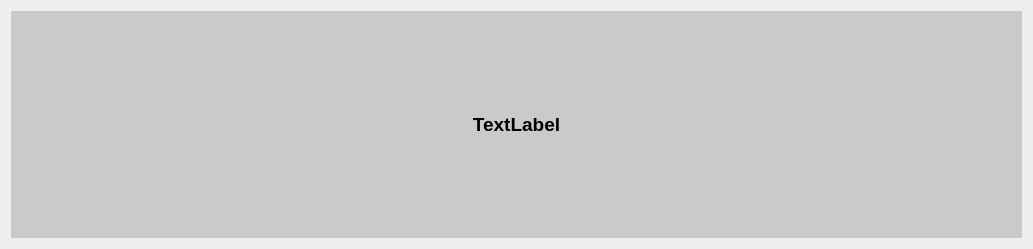
<?xml version="1.0" encoding="UTF-8"?>
<ui version="4.0">
 <class>Form</class>
 <widget class="QWidget" name="Form">
  <property name="geometry">
   <rect>
    <x>0</x>
    <y>0</y>
    <width>1033</width>
    <height>249</height>
   </rect>
  </property>
  <property name="windowTitle">
   <string>Form</string>
  </property>
  <layout class="QVBoxLayout" name="verticalLayout">
   <item>
    <widget class="QLabel" name="label">
     <property name="minimumSize">
      <size>
       <width>0</width>
       <height>80</height>
      </size>
     </property>
     <property name="palette">
      <palette>
       <active>
        <colorrole role="WindowText">
         <brush brushstyle="SolidPattern">
          <color alpha="255">
           <red>0</red>
           <green>0</green>
           <blue>0</blue>
          </color>
         </brush>
        </colorrole>
        <colorrole role="Button">
         <brush brushstyle="SolidPattern">
          <color alpha="255">
           <red>202</red>
           <green>202</green>
           <blue>202</blue>
          </color>
         </brush>
        </colorrole>
        <colorrole role="Light">
         <brush brushstyle="SolidPattern">
          <color alpha="255">
           <red>255</red>
           <green>255</green>
           <blue>255</blue>
          </color>
         </brush>
        </colorrole>
        <colorrole role="Midlight">
         <brush brushstyle="SolidPattern">
          <color alpha="255">
           <red>228</red>
           <green>228</green>
           <blue>228</blue>
          </color>
         </brush>
        </colorrole>
        <colorrole role="Dark">
         <brush brushstyle="SolidPattern">
          <color alpha="255">
           <red>101</red>
           <green>101</green>
           <blue>101</blue>
          </color>
         </brush>
        </colorrole>
        <colorrole role="Mid">
         <brush brushstyle="SolidPattern">
          <color alpha="255">
           <red>135</red>
           <green>135</green>
           <blue>135</blue>
          </color>
         </brush>
        </colorrole>
        <colorrole role="Text">
         <brush brushstyle="SolidPattern">
          <color alpha="255">
           <red>0</red>
           <green>0</green>
           <blue>0</blue>
          </color>
         </brush>
        </colorrole>
        <colorrole role="BrightText">
         <brush brushstyle="SolidPattern">
          <color alpha="255">
           <red>255</red>
           <green>255</green>
           <blue>255</blue>
          </color>
         </brush>
        </colorrole>
        <colorrole role="ButtonText">
         <brush brushstyle="SolidPattern">
          <color alpha="255">
           <red>0</red>
           <green>0</green>
           <blue>0</blue>
          </color>
         </brush>
        </colorrole>
        <colorrole role="Base">
         <brush brushstyle="SolidPattern">
          <color alpha="255">
           <red>255</red>
           <green>255</green>
           <blue>255</blue>
          </color>
         </brush>
        </colorrole>
        <colorrole role="Window">
         <brush brushstyle="SolidPattern">
          <color alpha="255">
           <red>202</red>
           <green>202</green>
           <blue>202</blue>
          </color>
         </brush>
        </colorrole>
        <colorrole role="Shadow">
         <brush brushstyle="SolidPattern">
          <color alpha="255">
           <red>0</red>
           <green>0</green>
           <blue>0</blue>
          </color>
         </brush>
        </colorrole>
        <colorrole role="AlternateBase">
         <brush brushstyle="SolidPattern">
          <color alpha="255">
           <red>228</red>
           <green>228</green>
           <blue>228</blue>
          </color>
         </brush>
        </colorrole>
        <colorrole role="ToolTipBase">
         <brush brushstyle="SolidPattern">
          <color alpha="255">
           <red>255</red>
           <green>255</green>
           <blue>220</blue>
          </color>
         </brush>
        </colorrole>
        <colorrole role="ToolTipText">
         <brush brushstyle="SolidPattern">
          <color alpha="255">
           <red>0</red>
           <green>0</green>
           <blue>0</blue>
          </color>
         </brush>
        </colorrole>
        <colorrole role="PlaceholderText">
         <brush brushstyle="SolidPattern">
          <color alpha="128">
           <red>0</red>
           <green>0</green>
           <blue>0</blue>
          </color>
         </brush>
        </colorrole>
       </active>
       <inactive>
        <colorrole role="WindowText">
         <brush brushstyle="SolidPattern">
          <color alpha="255">
           <red>0</red>
           <green>0</green>
           <blue>0</blue>
          </color>
         </brush>
        </colorrole>
        <colorrole role="Button">
         <brush brushstyle="SolidPattern">
          <color alpha="255">
           <red>202</red>
           <green>202</green>
           <blue>202</blue>
          </color>
         </brush>
        </colorrole>
        <colorrole role="Light">
         <brush brushstyle="SolidPattern">
          <color alpha="255">
           <red>255</red>
           <green>255</green>
           <blue>255</blue>
          </color>
         </brush>
        </colorrole>
        <colorrole role="Midlight">
         <brush brushstyle="SolidPattern">
          <color alpha="255">
           <red>228</red>
           <green>228</green>
           <blue>228</blue>
          </color>
         </brush>
        </colorrole>
        <colorrole role="Dark">
         <brush brushstyle="SolidPattern">
          <color alpha="255">
           <red>101</red>
           <green>101</green>
           <blue>101</blue>
          </color>
         </brush>
        </colorrole>
        <colorrole role="Mid">
         <brush brushstyle="SolidPattern">
          <color alpha="255">
           <red>135</red>
           <green>135</green>
           <blue>135</blue>
          </color>
         </brush>
        </colorrole>
        <colorrole role="Text">
         <brush brushstyle="SolidPattern">
          <color alpha="255">
           <red>0</red>
           <green>0</green>
           <blue>0</blue>
          </color>
         </brush>
        </colorrole>
        <colorrole role="BrightText">
         <brush brushstyle="SolidPattern">
          <color alpha="255">
           <red>255</red>
           <green>255</green>
           <blue>255</blue>
          </color>
         </brush>
        </colorrole>
        <colorrole role="ButtonText">
         <brush brushstyle="SolidPattern">
          <color alpha="255">
           <red>0</red>
           <green>0</green>
           <blue>0</blue>
          </color>
         </brush>
        </colorrole>
        <colorrole role="Base">
         <brush brushstyle="SolidPattern">
          <color alpha="255">
           <red>255</red>
           <green>255</green>
           <blue>255</blue>
          </color>
         </brush>
        </colorrole>
        <colorrole role="Window">
         <brush brushstyle="SolidPattern">
          <color alpha="255">
           <red>202</red>
           <green>202</green>
           <blue>202</blue>
          </color>
         </brush>
        </colorrole>
        <colorrole role="Shadow">
         <brush brushstyle="SolidPattern">
          <color alpha="255">
           <red>0</red>
           <green>0</green>
           <blue>0</blue>
          </color>
         </brush>
        </colorrole>
        <colorrole role="AlternateBase">
         <brush brushstyle="SolidPattern">
          <color alpha="255">
           <red>228</red>
           <green>228</green>
           <blue>228</blue>
          </color>
         </brush>
        </colorrole>
        <colorrole role="ToolTipBase">
         <brush brushstyle="SolidPattern">
          <color alpha="255">
           <red>255</red>
           <green>255</green>
           <blue>220</blue>
          </color>
         </brush>
        </colorrole>
        <colorrole role="ToolTipText">
         <brush brushstyle="SolidPattern">
          <color alpha="255">
           <red>0</red>
           <green>0</green>
           <blue>0</blue>
          </color>
         </brush>
        </colorrole>
        <colorrole role="PlaceholderText">
         <brush brushstyle="SolidPattern">
          <color alpha="128">
           <red>0</red>
           <green>0</green>
           <blue>0</blue>
          </color>
         </brush>
        </colorrole>
       </inactive>
       <disabled>
        <colorrole role="WindowText">
         <brush brushstyle="SolidPattern">
          <color alpha="255">
           <red>101</red>
           <green>101</green>
           <blue>101</blue>
          </color>
         </brush>
        </colorrole>
        <colorrole role="Button">
         <brush brushstyle="SolidPattern">
          <color alpha="255">
           <red>202</red>
           <green>202</green>
           <blue>202</blue>
          </color>
         </brush>
        </colorrole>
        <colorrole role="Light">
         <brush brushstyle="SolidPattern">
          <color alpha="255">
           <red>255</red>
           <green>255</green>
           <blue>255</blue>
          </color>
         </brush>
        </colorrole>
        <colorrole role="Midlight">
         <brush brushstyle="SolidPattern">
          <color alpha="255">
           <red>228</red>
           <green>228</green>
           <blue>228</blue>
          </color>
         </brush>
        </colorrole>
        <colorrole role="Dark">
         <brush brushstyle="SolidPattern">
          <color alpha="255">
           <red>101</red>
           <green>101</green>
           <blue>101</blue>
          </color>
         </brush>
        </colorrole>
        <colorrole role="Mid">
         <brush brushstyle="SolidPattern">
          <color alpha="255">
           <red>135</red>
           <green>135</green>
           <blue>135</blue>
          </color>
         </brush>
        </colorrole>
        <colorrole role="Text">
         <brush brushstyle="SolidPattern">
          <color alpha="255">
           <red>101</red>
           <green>101</green>
           <blue>101</blue>
          </color>
         </brush>
        </colorrole>
        <colorrole role="BrightText">
         <brush brushstyle="SolidPattern">
          <color alpha="255">
           <red>255</red>
           <green>255</green>
           <blue>255</blue>
          </color>
         </brush>
        </colorrole>
        <colorrole role="ButtonText">
         <brush brushstyle="SolidPattern">
          <color alpha="255">
           <red>101</red>
           <green>101</green>
           <blue>101</blue>
          </color>
         </brush>
        </colorrole>
        <colorrole role="Base">
         <brush brushstyle="SolidPattern">
          <color alpha="255">
           <red>202</red>
           <green>202</green>
           <blue>202</blue>
          </color>
         </brush>
        </colorrole>
        <colorrole role="Window">
         <brush brushstyle="SolidPattern">
          <color alpha="255">
           <red>202</red>
           <green>202</green>
           <blue>202</blue>
          </color>
         </brush>
        </colorrole>
        <colorrole role="Shadow">
         <brush brushstyle="SolidPattern">
          <color alpha="255">
           <red>0</red>
           <green>0</green>
           <blue>0</blue>
          </color>
         </brush>
        </colorrole>
        <colorrole role="AlternateBase">
         <brush brushstyle="SolidPattern">
          <color alpha="255">
           <red>202</red>
           <green>202</green>
           <blue>202</blue>
          </color>
         </brush>
        </colorrole>
        <colorrole role="ToolTipBase">
         <brush brushstyle="SolidPattern">
          <color alpha="255">
           <red>255</red>
           <green>255</green>
           <blue>220</blue>
          </color>
         </brush>
        </colorrole>
        <colorrole role="ToolTipText">
         <brush brushstyle="SolidPattern">
          <color alpha="255">
           <red>0</red>
           <green>0</green>
           <blue>0</blue>
          </color>
         </brush>
        </colorrole>
        <colorrole role="PlaceholderText">
         <brush brushstyle="SolidPattern">
          <color alpha="128">
           <red>0</red>
           <green>0</green>
           <blue>0</blue>
          </color>
         </brush>
        </colorrole>
       </disabled>
      </palette>
     </property>
     <property name="font">
      <font>
       <pointsize>14</pointsize>
       <weight>75</weight>
       <bold>true</bold>
      </font>
     </property>
     <property name="cursor">
      <cursorShape>PointingHandCursor</cursorShape>
     </property>
     <property name="autoFillBackground">
      <bool>true</bool>
     </property>
     <property name="text">
      <string>TextLabel</string>
     </property>
     <property name="alignment">
      <set>Qt::AlignCenter</set>
     </property>
    </widget>
   </item>
  </layout>
 </widget>
 <resources/>
 <connections/>
</ui>
